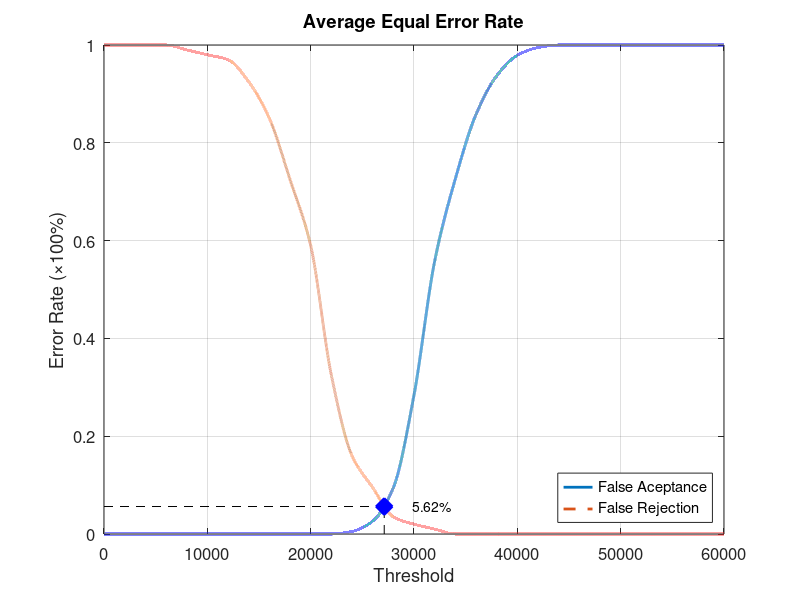
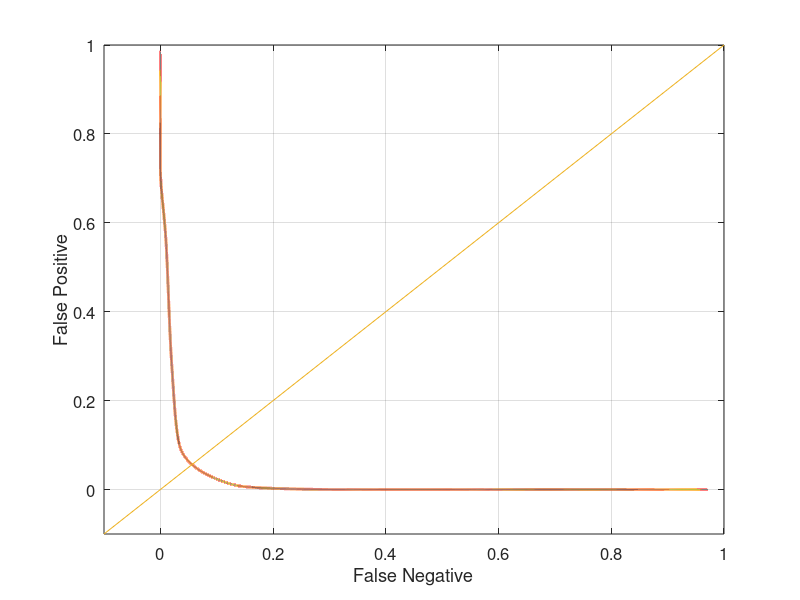

The MATLAB source for these figures, in order:
function yEER = Database2_2
close all;
clear;
clc;
x = 0:2000:60000;
xq = 0:0.5:60000;

y0 = [0 0 0 0 0 0 0 0 0 0 0 0 0.00526316 0.0263158 0.0947368 0.284211 0.557895 0.726316 0.857895 0.936842 0.978947 0.994737 1 1 1 1 1 1 1 1 1];
yy0 = interp1(x, y0, xq, 'pchip');
y1 = [1 1 1 1 0.99 0.98 0.97 0.925 0.85 0.725 0.59 0.325 0.16 0.095 0.035 0.02 0.01 0 0 0 0 0 0 0 0 0 0 0 0 0 0];
yy1 = interp1(x, y1, xq, 'pchip');

% Calculating EER: 
y2 = abs(y0 - y1);
find(y2 == min(y2))
yy2 = abs(yy0 - yy1);
xEER = find(yy2 == min(yy2));
xEERIndex = xq(xEER) % X-axis EER
yEER = yy0(xEER) % Y-axis EER

main = figure
plot(xq, yy0,'-','LineWidth', 2);	hold on
plot(xq, yy1,'--','LineWidth', 2);	hold on
plot([xEERIndex xEERIndex], [0 yEER], 'k--');	hold on
plot([0 xEERIndex], [yEER yEER], 'k--');	hold on
plot(xEERIndex, yEER, 'bx', 'LineWidth', 10);	hold on
text(xEERIndex + 10 * xEERIndex / 100, yEER, [num2str(round((10000 * yEER)) / 100) '%'])
legend('False Aceptance', 'False Rejection', 'Location', 'SouthEast')
xlabel('Threshold')
ylabel('Error Rate (\times100%)')
title('Average Equal Error Rate')
set(gca, 'FontSize', 12)
axis([0 60000 0 1])
grid on

print(main, 'Database2_2Main', '-dpng');
FNRxFPR = figure('Color', [1 1 1]);
plot(yy1, yy0, '-', yy1, yy0, 'LineWidth', 2);
hold on
y = -0.1:0.1:1
plot(y, y); 
set(gca, 'FontSize', 12)
xlabel('False Negative')
ylabel('False Positive')
axis([-0.1 1 -0.1 1])
set(gca, 'FontSize', 12)
grid on

print(FNRxFPR, 'Database2_2FNRxFPR','-dpng');
end
